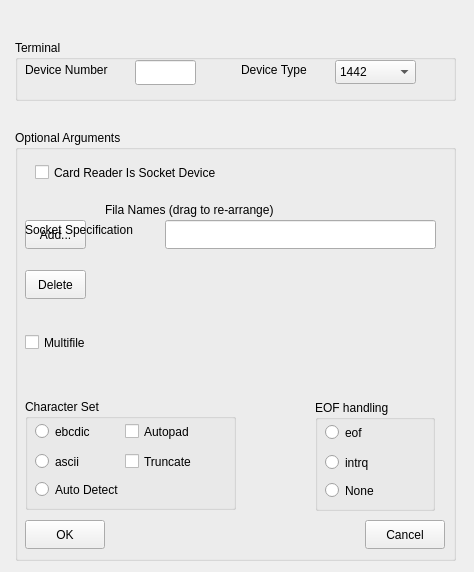
<?xml version="1.0" encoding="UTF-8"?>
<ui version="4.0">
 <class>CardReaderPropertiesClass</class>
 <widget class="QWidget" name="CardReaderPropertiesClass">
  <property name="geometry">
   <rect>
    <x>0</x>
    <y>0</y>
    <width>474</width>
    <height>572</height>
   </rect>
  </property>
  <property name="windowTitle">
   <string>CardReaderProperties</string>
  </property>
  <widget class="QGroupBox" name="groupBox">
   <property name="geometry">
    <rect>
     <x>15</x>
     <y>40</y>
     <width>441</width>
     <height>61</height>
    </rect>
   </property>
   <property name="title">
    <string>Terminal</string>
   </property>
   <widget class="QComboBox" name="deviceCombo">
    <property name="enabled">
     <bool>true</bool>
    </property>
    <property name="geometry">
     <rect>
      <x>320</x>
      <y>20</y>
      <width>81</width>
      <height>24</height>
     </rect>
    </property>
    <item>
     <property name="text">
      <string>1442</string>
     </property>
    </item>
    <item>
     <property name="text">
      <string>2501</string>
     </property>
    </item>
    <item>
     <property name="text">
      <string>3505</string>
     </property>
    </item>
   </widget>
   <widget class="QLabel" name="label_3">
    <property name="geometry">
     <rect>
      <x>10</x>
      <y>20</y>
      <width>101</width>
      <height>19</height>
     </rect>
    </property>
    <property name="text">
     <string>Device Number</string>
    </property>
   </widget>
   <widget class="QLineEdit" name="deviceNumber">
    <property name="geometry">
     <rect>
      <x>120</x>
      <y>20</y>
      <width>61</width>
      <height>25</height>
     </rect>
    </property>
    <property name="inputMask">
     <string/>
    </property>
   </widget>
   <widget class="QLabel" name="label_4">
    <property name="geometry">
     <rect>
      <x>226</x>
      <y>20</y>
      <width>81</width>
      <height>20</height>
     </rect>
    </property>
    <property name="text">
     <string>Device Type</string>
    </property>
   </widget>
  </widget>
  <widget class="QGroupBox" name="groupBox_2">
   <property name="geometry">
    <rect>
     <x>15</x>
     <y>130</y>
     <width>441</width>
     <height>431</height>
    </rect>
   </property>
   <property name="title">
    <string>Optional Arguments</string>
   </property>
   <widget class="QCheckBox" name="sockdevCheckBox">
    <property name="geometry">
     <rect>
      <x>20</x>
      <y>30</y>
      <width>211</width>
      <height>25</height>
     </rect>
    </property>
    <property name="text">
     <string>Card Reader Is Socket Device</string>
    </property>
   </widget>
   <widget class="QLabel" name="label">
    <property name="geometry">
     <rect>
      <x>90</x>
      <y>70</y>
      <width>191</width>
      <height>19</height>
     </rect>
    </property>
    <property name="text">
     <string>Fila Names (drag to re-arrange)</string>
    </property>
   </widget>
   <widget class="QPushButton" name="addButton">
    <property name="geometry">
     <rect>
      <x>10</x>
      <y>90</y>
      <width>61</width>
      <height>29</height>
     </rect>
    </property>
    <property name="text">
     <string>Add...</string>
    </property>
   </widget>
   <widget class="QPushButton" name="deleteButton">
    <property name="geometry">
     <rect>
      <x>10</x>
      <y>140</y>
      <width>61</width>
      <height>29</height>
     </rect>
    </property>
    <property name="text">
     <string>Delete</string>
    </property>
   </widget>
   <widget class="QPushButton" name="OKButton">
    <property name="geometry">
     <rect>
      <x>10</x>
      <y>390</y>
      <width>80</width>
      <height>29</height>
     </rect>
    </property>
    <property name="text">
     <string>OK</string>
    </property>
   </widget>
   <widget class="QPushButton" name="cancelButton">
    <property name="geometry">
     <rect>
      <x>350</x>
      <y>390</y>
      <width>80</width>
      <height>29</height>
     </rect>
    </property>
    <property name="text">
     <string>Cancel</string>
    </property>
   </widget>
   <widget class="QLineEdit" name="sockdev">
    <property name="geometry">
     <rect>
      <x>150</x>
      <y>90</y>
      <width>271</width>
      <height>29</height>
     </rect>
    </property>
   </widget>
   <widget class="QLabel" name="sockspecLabel">
    <property name="geometry">
     <rect>
      <x>10</x>
      <y>90</y>
      <width>131</width>
      <height>19</height>
     </rect>
    </property>
    <property name="text">
     <string>Socket Specification</string>
    </property>
   </widget>
   <widget class="QGroupBox" name="eofGroupBox">
    <property name="geometry">
     <rect>
      <x>300</x>
      <y>270</y>
      <width>120</width>
      <height>111</height>
     </rect>
    </property>
    <property name="title">
     <string>EOF handling</string>
    </property>
    <widget class="QRadioButton" name="eofRadioButton">
     <property name="geometry">
      <rect>
       <x>10</x>
       <y>20</y>
       <width>94</width>
       <height>25</height>
      </rect>
     </property>
     <property name="text">
      <string>eof</string>
     </property>
    </widget>
    <widget class="QRadioButton" name="intrqRadioButton">
     <property name="geometry">
      <rect>
       <x>10</x>
       <y>50</y>
       <width>94</width>
       <height>25</height>
      </rect>
     </property>
     <property name="text">
      <string>intrq</string>
     </property>
    </widget>
    <widget class="QRadioButton" name="eofNoneRadioButton">
     <property name="geometry">
      <rect>
       <x>10</x>
       <y>80</y>
       <width>91</width>
       <height>21</height>
      </rect>
     </property>
     <property name="text">
      <string>None</string>
     </property>
    </widget>
   </widget>
   <widget class="QGroupBox" name="groupBox_4">
    <property name="geometry">
     <rect>
      <x>10</x>
      <y>269</y>
      <width>211</width>
      <height>111</height>
     </rect>
    </property>
    <property name="title">
     <string>Character Set</string>
    </property>
    <widget class="QRadioButton" name="ebcdicRadioButton">
     <property name="geometry">
      <rect>
       <x>10</x>
       <y>20</y>
       <width>94</width>
       <height>25</height>
      </rect>
     </property>
     <property name="text">
      <string>ebcdic</string>
     </property>
    </widget>
    <widget class="QRadioButton" name="asciiRadioButton">
     <property name="geometry">
      <rect>
       <x>10</x>
       <y>50</y>
       <width>94</width>
       <height>25</height>
      </rect>
     </property>
     <property name="text">
      <string>ascii</string>
     </property>
    </widget>
    <widget class="QCheckBox" name="truncCheckBox">
     <property name="geometry">
      <rect>
       <x>100</x>
       <y>50</y>
       <width>101</width>
       <height>25</height>
      </rect>
     </property>
     <property name="toolTip">
      <string>specifies, for ASCII files, that lines longer than 80 characters 
are truncated instead of producing a unit check error.</string>
     </property>
     <property name="text">
      <string>Truncate</string>
     </property>
    </widget>
    <widget class="QCheckBox" name="autopadCheckBox">
     <property name="geometry">
      <rect>
       <x>100</x>
       <y>20</y>
       <width>101</width>
       <height>25</height>
      </rect>
     </property>
     <property name="toolTip">
      <string>specifies, for EBCDIC files, that the file is automatically padded 
to a multiple of 80 bytes if necessary. </string>
     </property>
     <property name="text">
      <string>Autopad</string>
     </property>
    </widget>
    <widget class="QRadioButton" name="autoDetectRadioButton">
     <property name="geometry">
      <rect>
       <x>10</x>
       <y>80</y>
       <width>131</width>
       <height>21</height>
      </rect>
     </property>
     <property name="text">
      <string>Auto Detect</string>
     </property>
    </widget>
   </widget>
   <widget class="QCheckBox" name="multifileCheckBox">
    <property name="geometry">
     <rect>
      <x>10</x>
      <y>200</y>
      <width>111</width>
      <height>25</height>
     </rect>
    </property>
    <property name="toolTip">
     <string>specifies, when multiple input files are entered, to automatically open the next input file
and continue reading whenever EOF is encountered on a given file. If not specified, then
reading stops once EOF is reached on a given file and an attention interrupt is then
required to open and begin reading the next file.</string>
    </property>
    <property name="text">
     <string>Multifile</string>
    </property>
   </widget>
  </widget>
 </widget>
 <layoutdefault spacing="6" margin="11"/>
 <resources/>
 <connections/>
</ui>
